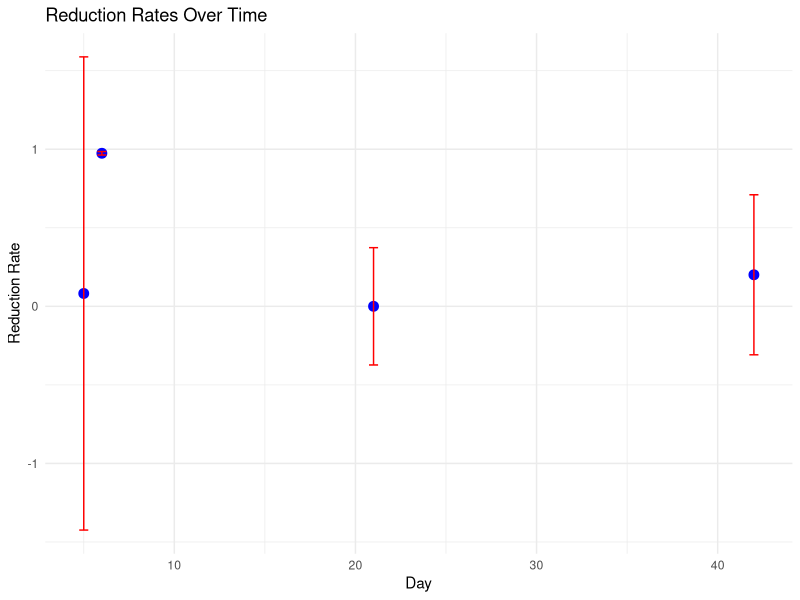
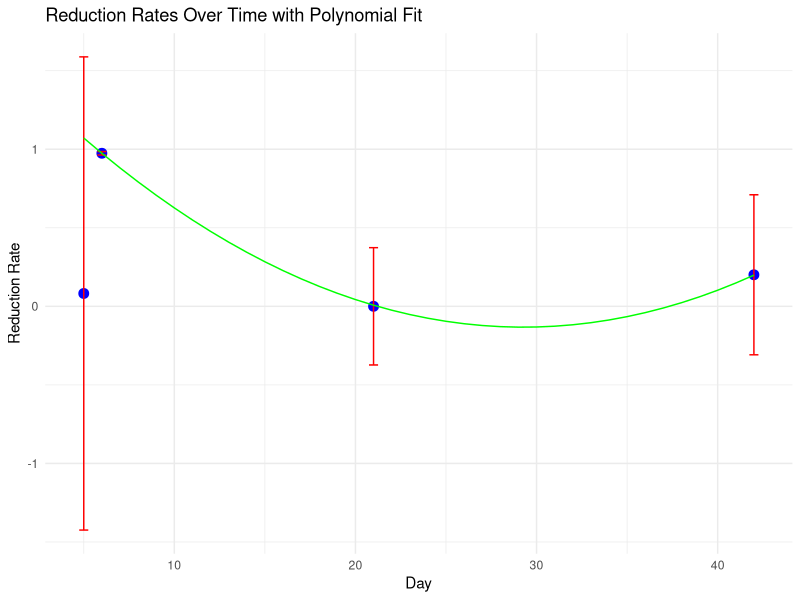

Generate these figures, in order, with R:
# Script to estimate reductions for vaccination intervention for Lithuania data

# Number of bootstrap samples
n_bootstraps <- 10000

# Function to generate bootstrap samples and compute the mean
bootstrap_means <- function(data, n_bootstraps) {
  boot_means <- numeric(n_bootstraps)
  n <- length(data)
  for (i in 1:n_bootstraps) {
    boot_sample <- sample(data, n, replace = TRUE)
    boot_means[i] <- mean(boot_sample)
  }
  return(boot_means)
}

# Original data from Lituania
control_42 <- c(10000, 87000, 8100,11000, 9100, 23000, 1100000, 900, 5700, 740000, 4700, 
             3600000, 29000, 2600, 1100, 6500, 1300000, 770000, 11000, 13000, 9100, 23000, 
             97000, 8100, 2600, 2100, 1600000, 790000, 1000000, 900, 5700, 720000, 4700, 
             3800000, 29000, 8500)

vaccinated_42 <- c(7400, 77000, 100000, 850000, 28000, 2700, 45000, 3400000, 25000, 930000, 30000, 
                1200, 20000, 100, 1100, 340000, 2500, 2000, 6200, 77000, 750000, 28000, 4700, 
                45000, 8400, 120000, 2500, 2000, 8200, 1200, 18000, 100, 3600000, 25000, 810000, 
                30000, 1100, 240000)

vaccinated_21 <- c(81000, 13000, 68000, 170000, 42000, 250000, 330000, 27000, 670000, 370000, 
                   1300000, 460000, 4100000, 9400, 9400, 570000, 150000, 46000, 52000, 910, 
                   71000, 23000, 78000, 160000, 42000, 170000, 320000, 37000, 640000, 910, 
                   350000, 9400, 52000, 370000, 1300000, 460000, 4100000, 8400, 570000, 46000)

control_21 <- c(1200000, 20000, 65000, 1200000, 130000, 170000, 120000, 98000, 98000, 
                690000, 28000, 920000, 270000, 1300000, 620000, 910000, 18000, 44000, 
                820000, 20000, 1100000, 170000, 120000, 98000, 98000, 1100000, 65000, 
                230000, 910000, 820000, 690000, 28000, 960000, 370000, 1100000, 420000, 
                18000, 48000)

control_6 <- c(500, 1600000, 930000, 1400000, 730000, 500, 1200000, 500, 
               930000, 430000, 500, 120000)

vaccinated_6 <-  c(2700, 400, 800, 18000, 100, 38000, 26000, 2700, 400, 38000, 800, 
                 18000, 100, 26000, 2700, 600, 900, 18000, 100, 58000, 36000, 
                 2700, 400, 58000, 800, 28000, 26000, 200)

control_5 <- c(900, 900, 1100000, 2400000, 6500, 900, 1000000, 2800000, 1100, 8500, 2200, 2000, 
               8500, 980000, 2400000, 1900, 1000, 950000, 9500, 2400000)

vaccinated_5 <- c(400, 2100, 600, 2400000, 2500, 66000, 1500000, 300, 2200, 700, 
                  3400000, 2500, 1500000, 2500, 66000, 1500000, 600, 66000, 600, 
                  2400000, 1900, 400, 66000, 2100, 600, 1500000, 1400000, 2500)

# Generate bootstrap samples and calculate means for both control and vaccinated groups
boot_means_control_42 <- bootstrap_means(control_42, n_bootstraps)
boot_means_vaccinated_42 <- bootstrap_means(vaccinated_42, n_bootstraps)

boot_means_control_21 <- bootstrap_means(control_21, n_bootstraps)
boot_means_vaccinated_21 <- bootstrap_means(vaccinated_21, n_bootstraps)

boot_means_control_6 <- bootstrap_means(control_6, n_bootstraps)
boot_means_vaccinated_6 <- bootstrap_means(vaccinated_6, n_bootstraps)

boot_means_control_5 <- bootstrap_means(control_5, n_bootstraps)
boot_means_vaccinated_5 <- bootstrap_means(vaccinated_5, n_bootstraps)

# Calculate reduction rates
boot_reduction_rates_42 <- 1 - boot_means_vaccinated_42 / boot_means_control_42
boot_reduction_rates_21 <- 1 - boot_means_vaccinated_21 / boot_means_control_21
boot_reduction_rates_6  <- 1 - boot_means_vaccinated_6 / boot_means_control_6
boot_reduction_rates_5  <- 1 - boot_means_vaccinated_5 / boot_means_control_5

# Calculate 95% confidence interval and sd using the percentile method
ci_42 <- quantile(boot_reduction_rates_42, c(0.025, 0.975))
sd_42 <- sd(boot_reduction_rates_42)

ci_21 <- quantile(boot_reduction_rates_21, c(0.025, 0.975))
sd_21 <- sd(boot_reduction_rates_21)

ci_6 <- quantile(boot_reduction_rates_6, c(0.025, 0.975))
sd_6 <- sd(boot_reduction_rates_6)

ci_5 <- quantile(boot_reduction_rates_5, c(0.025, 0.975))
sd_5 <- sd(boot_reduction_rates_5)

# Print 
cat(sprintf("Reduction Rate 42: %.2f%%\n", mean(boot_reduction_rates_42) * 100))
cat(sprintf("95%% CI 42: [%.2f%%, %.2f%%]\n", ci_42[1] * 100, ci_42[2] * 100))
cat(sprintf("sd 42: %.2f\n", sd_42))

cat(sprintf("Reduction Rate 21: %.2f%%\n", mean(boot_reduction_rates_21) * 100))
cat(sprintf("95%% CI 21: [%.2f%%, %.2f%%]\n", ci_21[1] * 100, ci_21[2] * 100))
cat(sprintf("sd 21: %.2f\n", sd_21))

cat(sprintf("Reduction Rate 6: %.2f%%\n", mean(boot_reduction_rates_6) * 100))
cat(sprintf("95%% CI 6: [%.2f%%, %.2f%%]\n", ci_6[1] * 100, ci_6[2] * 100))
cat(sprintf("sd 6: %.2f\n", sd_6))

cat(sprintf("Reduction Rate 5: %.2f%%\n", mean(boot_reduction_rates_5) * 100))
cat(sprintf("95%% CI 5: [%.2f%%, %.2f%%]\n", ci_5[1] * 100, ci_5[2] * 100))
cat(sprintf("sd 5: %.2f", sd_5))

# plot
library(ggplot2)

# Data: reduction rates, standard deviations, and day points
days <- c(5, 6, 21, 42)
reduction_rates <- c(mean(boot_reduction_rates_5), 
                     mean(boot_reduction_rates_6), 
                     mean(boot_reduction_rates_21), 
                     mean(boot_reduction_rates_42)) 
sd <- c(sd_5, sd_6, sd_21, sd_42)  

# Create a data frame
data <- data.frame(
  Day = days,
  ReductionRate = reduction_rates,
  SD = sd
)

# Plot the data with error bars
ggplot(data, aes(x = Day, y = ReductionRate)) +
  geom_point(size = 3, color = "blue") +
  geom_errorbar(aes(ymin = ReductionRate - SD, ymax = ReductionRate + SD), width = 0.5, color = "red") +
  labs(title = "Reduction Rates Over Time",
       x = "Day",
       y = "Reduction Rate") +
  theme_minimal()

# Fit
# Create a data frame
data <- data.frame(
  Day = days,
  ReductionRate = reduction_rates,
  SD = sd
)

# Fit a polynomial regression model (2nd degree polynomial)
poly_fit <- lm(ReductionRate ~ poly(Day, 2, raw = TRUE), data = data, weights = 1 / SD^2)

# Predict values for each day from 5 to 42
predicted_days <- seq(5, 42, by = 1)
predicted_reduction_rates <- predict(poly_fit, newdata = data.frame(Day = predicted_days))

# Create a data frame for predicted values
predicted_data <- data.frame(
  Day = predicted_days,
  PredictedReductionRate = predicted_reduction_rates
)

# Plot the original data and the fitted curve
ggplot(data, aes(x = Day, y = ReductionRate)) +
  geom_point(size = 3, color = "blue") +
  geom_errorbar(aes(ymin = ReductionRate - SD, ymax = ReductionRate + SD), width = 0.5, color = "red") +
  geom_line(data = predicted_data, aes(x = Day, y = PredictedReductionRate), color = "green") +
  labs(title = "Reduction Rates Over Time with Polynomial Fit",
       x = "Day",
       y = "Reduction Rate") +
  theme_minimal()
